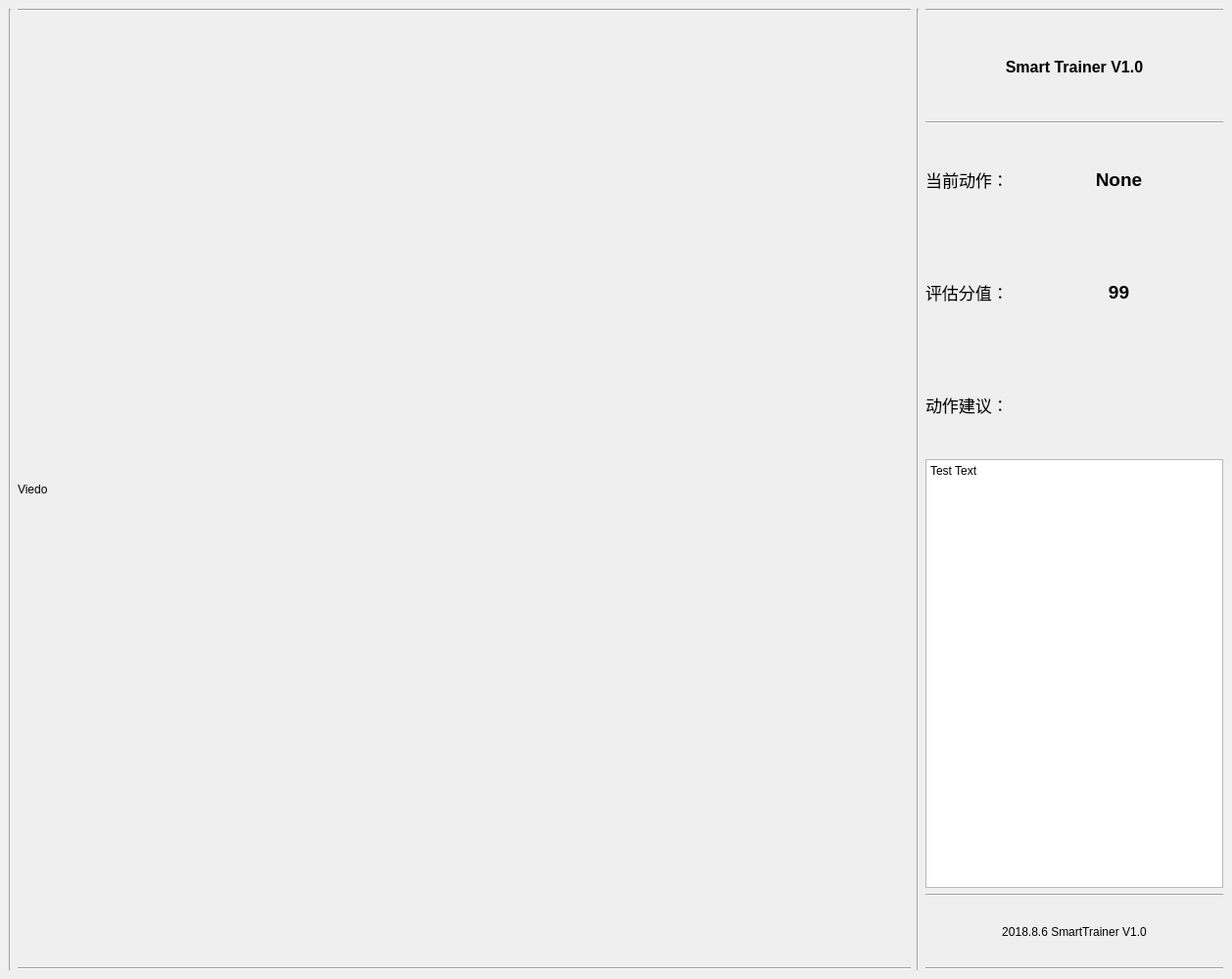
<?xml version="1.0" encoding="UTF-8"?>
<ui version="4.0">
 <class>MainWindow</class>
 <widget class="QMainWindow" name="MainWindow">
  <property name="geometry">
   <rect>
    <x>0</x>
    <y>0</y>
    <width>1258</width>
    <height>1000</height>
   </rect>
  </property>
  <property name="windowTitle">
   <string>Raindar</string>
  </property>
  <widget class="QWidget" name="centralwidget">
   <property name="sizePolicy">
    <sizepolicy hsizetype="Expanding" vsizetype="Expanding">
     <horstretch>0</horstretch>
     <verstretch>0</verstretch>
    </sizepolicy>
   </property>
   <property name="minimumSize">
    <size>
     <width>1000</width>
     <height>1000</height>
    </size>
   </property>
   <layout class="QHBoxLayout" name="horizontalLayout" stretch="0,3,0,1">
    <item>
     <widget class="Line" name="line_6">
      <property name="orientation">
       <enum>Qt::Vertical</enum>
      </property>
     </widget>
    </item>
    <item>
     <layout class="QVBoxLayout" name="verticalLayout">
      <item>
       <widget class="Line" name="line_4">
        <property name="orientation">
         <enum>Qt::Horizontal</enum>
        </property>
       </widget>
      </item>
      <item>
       <widget class="QLabel" name="label_2">
        <property name="sizePolicy">
         <sizepolicy hsizetype="Expanding" vsizetype="Expanding">
          <horstretch>0</horstretch>
          <verstretch>0</verstretch>
         </sizepolicy>
        </property>
        <property name="text">
         <string>Viedo                                                                             </string>
        </property>
       </widget>
      </item>
      <item>
       <widget class="Line" name="line_5">
        <property name="orientation">
         <enum>Qt::Horizontal</enum>
        </property>
       </widget>
      </item>
     </layout>
    </item>
    <item>
     <widget class="Line" name="line">
      <property name="orientation">
       <enum>Qt::Vertical</enum>
      </property>
     </widget>
    </item>
    <item>
     <layout class="QVBoxLayout" name="verticalLayout_3">
      <property name="sizeConstraint">
       <enum>QLayout::SetMinAndMaxSize</enum>
      </property>
      <item>
       <widget class="Line" name="line_7">
        <property name="orientation">
         <enum>Qt::Horizontal</enum>
        </property>
       </widget>
      </item>
      <item>
       <widget class="QLabel" name="label">
        <property name="minimumSize">
         <size>
          <width>0</width>
          <height>100</height>
         </size>
        </property>
        <property name="maximumSize">
         <size>
          <width>16777215</width>
          <height>100</height>
         </size>
        </property>
        <property name="font">
         <font>
          <pointsize>12</pointsize>
          <weight>75</weight>
          <bold>true</bold>
         </font>
        </property>
        <property name="text">
         <string>Smart Trainer V1.0</string>
        </property>
        <property name="alignment">
         <set>Qt::AlignCenter</set>
        </property>
       </widget>
      </item>
      <item>
       <widget class="Line" name="line_3">
        <property name="orientation">
         <enum>Qt::Horizontal</enum>
        </property>
       </widget>
      </item>
      <item>
       <layout class="QFormLayout" name="formLayout">
        <item row="0" column="0">
         <widget class="QLabel" name="label_3">
          <property name="minimumSize">
           <size>
            <width>0</width>
            <height>100</height>
           </size>
          </property>
          <property name="font">
           <font>
            <pointsize>13</pointsize>
            <italic>false</italic>
            <strikeout>false</strikeout>
           </font>
          </property>
          <property name="text">
           <string>当前动作：</string>
          </property>
          <property name="alignment">
           <set>Qt::AlignCenter</set>
          </property>
          <property name="margin">
           <number>10</number>
          </property>
         </widget>
        </item>
        <item row="0" column="1">
         <widget class="QLabel" name="label_6">
          <property name="font">
           <font>
            <pointsize>14</pointsize>
            <weight>75</weight>
            <bold>true</bold>
           </font>
          </property>
          <property name="text">
           <string>None</string>
          </property>
          <property name="alignment">
           <set>Qt::AlignCenter</set>
          </property>
         </widget>
        </item>
        <item row="2" column="0">
         <widget class="QLabel" name="label_4">
          <property name="minimumSize">
           <size>
            <width>0</width>
            <height>100</height>
           </size>
          </property>
          <property name="font">
           <font>
            <pointsize>13</pointsize>
           </font>
          </property>
          <property name="text">
           <string>评估分值：</string>
          </property>
          <property name="margin">
           <number>10</number>
          </property>
         </widget>
        </item>
        <item row="2" column="1">
         <widget class="QLabel" name="label_7">
          <property name="font">
           <font>
            <pointsize>14</pointsize>
            <weight>75</weight>
            <bold>true</bold>
           </font>
          </property>
          <property name="text">
           <string>99</string>
          </property>
          <property name="alignment">
           <set>Qt::AlignCenter</set>
          </property>
         </widget>
        </item>
        <item row="4" column="0">
         <widget class="QLabel" name="label_5">
          <property name="minimumSize">
           <size>
            <width>0</width>
            <height>100</height>
           </size>
          </property>
          <property name="font">
           <font>
            <pointsize>13</pointsize>
           </font>
          </property>
          <property name="text">
           <string>动作建议：</string>
          </property>
          <property name="margin">
           <number>10</number>
          </property>
         </widget>
        </item>
        <item row="5" column="0" colspan="2">
         <widget class="QTextBrowser" name="textBrowser">
          <property name="html">
           <string>&lt;!DOCTYPE HTML PUBLIC &quot;-//W3C//DTD HTML 4.0//EN&quot; &quot;http://www.w3.org/TR/REC-html40/strict.dtd&quot;&gt;
&lt;html&gt;&lt;head&gt;&lt;meta name=&quot;qrichtext&quot; content=&quot;1&quot; /&gt;&lt;style type=&quot;text/css&quot;&gt;
p, li { white-space: pre-wrap; }
&lt;/style&gt;&lt;/head&gt;&lt;body style=&quot; font-family:'SimSun'; font-size:9pt; font-weight:400; font-style:normal;&quot;&gt;
&lt;p style=&quot; margin-top:0px; margin-bottom:0px; margin-left:0px; margin-right:0px; -qt-block-indent:0; text-indent:0px;&quot;&gt;Test Text&lt;/p&gt;&lt;/body&gt;&lt;/html&gt;</string>
          </property>
         </widget>
        </item>
        <item row="3" column="0">
         <widget class="Line" name="line_9">
          <property name="orientation">
           <enum>Qt::Horizontal</enum>
          </property>
         </widget>
        </item>
        <item row="1" column="0">
         <widget class="Line" name="line_10">
          <property name="orientation">
           <enum>Qt::Horizontal</enum>
          </property>
         </widget>
        </item>
       </layout>
      </item>
      <item>
       <widget class="Line" name="line_2">
        <property name="orientation">
         <enum>Qt::Horizontal</enum>
        </property>
       </widget>
      </item>
      <item>
       <widget class="QLabel" name="label_8">
        <property name="minimumSize">
         <size>
          <width>0</width>
          <height>60</height>
         </size>
        </property>
        <property name="text">
         <string>2018.8.6 SmartTrainer V1.0</string>
        </property>
        <property name="alignment">
         <set>Qt::AlignCenter</set>
        </property>
       </widget>
      </item>
      <item>
       <widget class="Line" name="line_8">
        <property name="orientation">
         <enum>Qt::Horizontal</enum>
        </property>
       </widget>
      </item>
     </layout>
    </item>
   </layout>
  </widget>
 </widget>
 <resources/>
 <connections/>
</ui>
